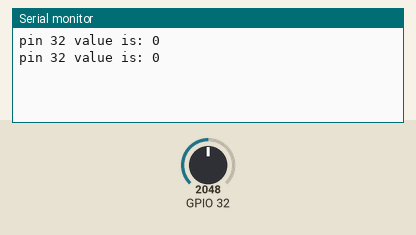
The sketch below on a simulated ESP32. Shown: the last lines printed to the serial monitor. The inputs (shaded band) are chosen by the test bench; at power-on: GPIO 32 = 2048.

Above: at 1.8 s.
1.9 s: GPIO 32 set to 2866
At 2.8 s:
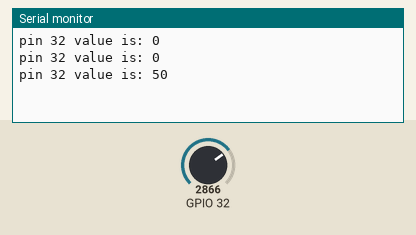
3.4 s: GPIO 32 set to 3603
At 4.5 s:
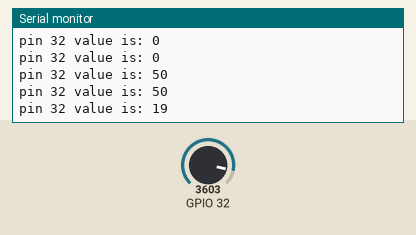
Timing chart, 0 to 6.4 s (numbered marks = the images above; inputs shaded):
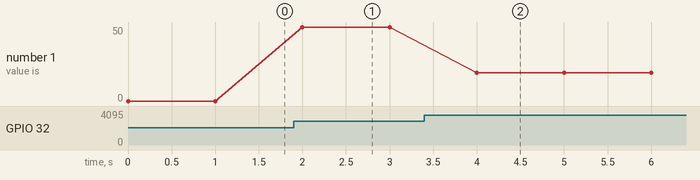

Measured:
- after the input at 1.9 s, the serial monitor: prints a new line after 0.10 s (image 1)
- after the input at 3.4 s, the serial monitor: prints a new line after 0.60 s (image 2)
- plotted number 1: 0 → 50 after the input at 1.9 s, 50 → 19 after the input at 3.4 s

The sketch:

MicroSwitch-PULLUP.ino
```cpp
//CODE we have used to check how to read the switch using pull up feacher in esp32
#include "Arduino.h"
#include "PCF8574.h"

void setup() {

  Serial.begin(115200);
  pinMode(32, INPUT_PULLUP);
//	pcf8574.pinMode(P33, INPUT_PULLUP);

  // put your setup code here, to run once:

}

void loop() {
  uint8_t val0 = analogRead(32);
  Serial.print("pin 32 value is: ");
  Serial.println(val0);
  sleep(1);
  // put your main code here, to run repeatedly:

}
```
